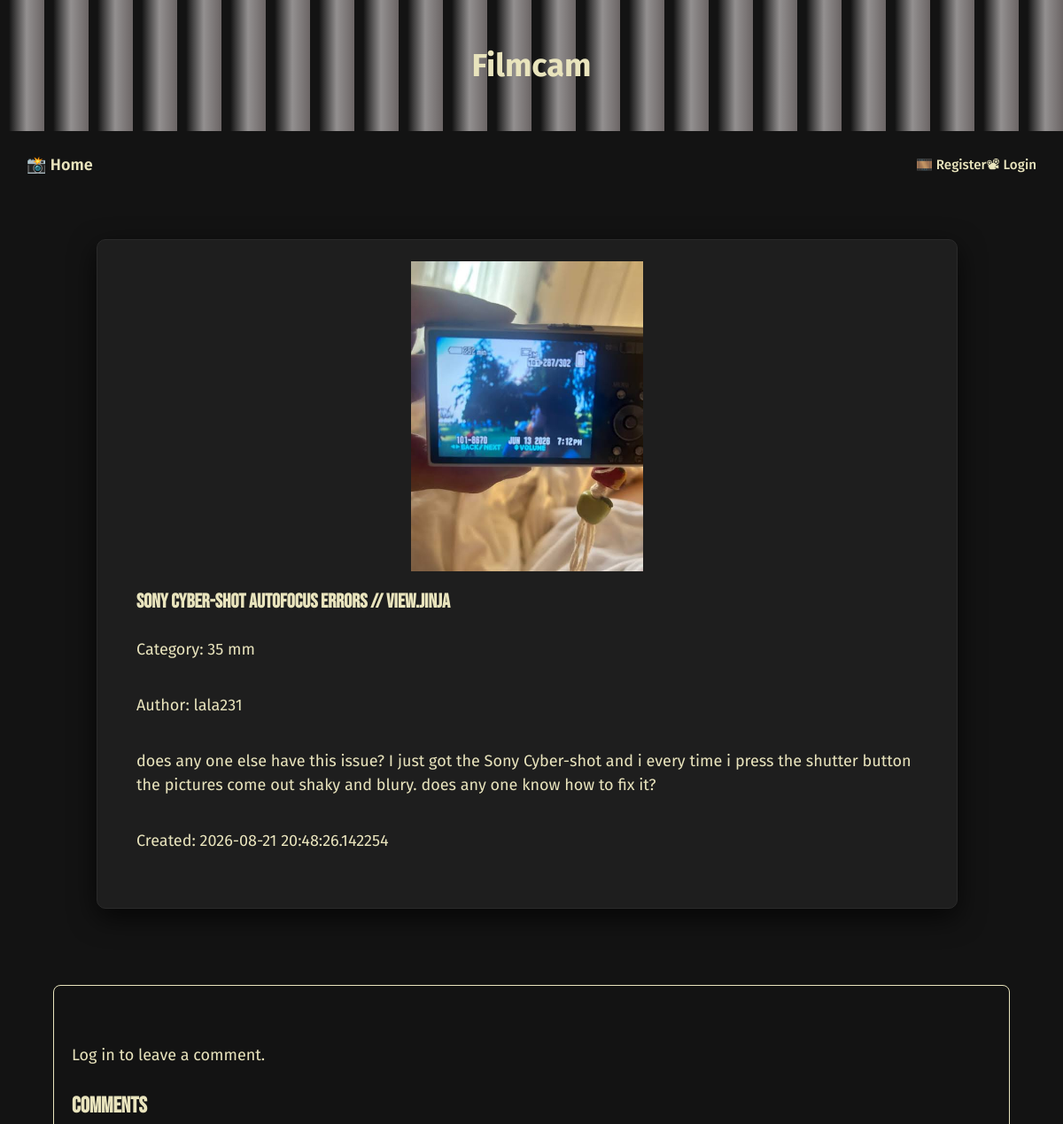
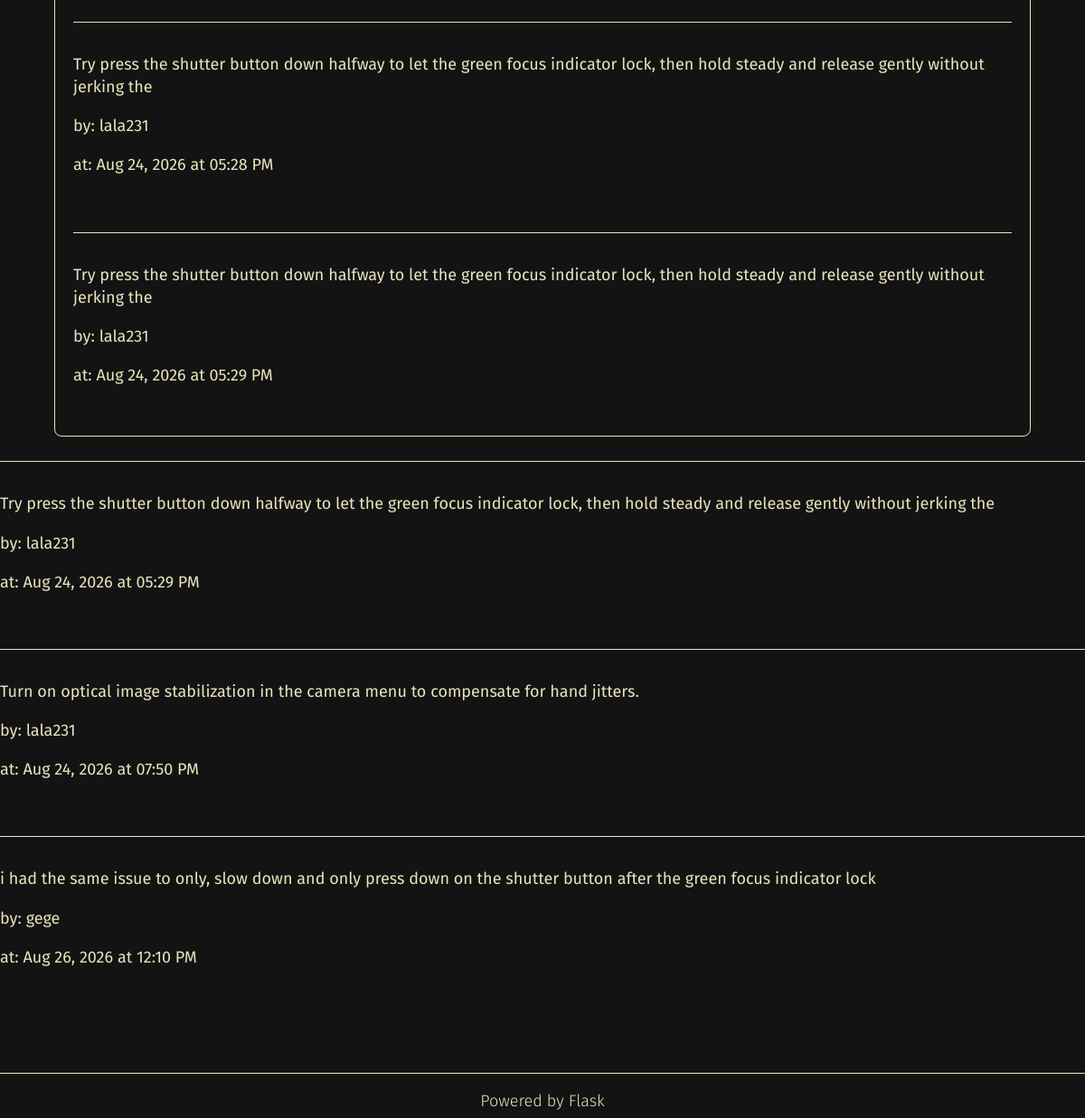
The app's page /cams/view/1 with its own data (2 pictures, top to bottom).
### tables this page shows
CREATE TABLE Cams (
    id INTEGER PRIMARY KEY,
    title TEXT NOT NULL,
    content TEXT NOT NULL,
    img VARCHAR(255),
    category TEXT NOT NULL,
    author INTEGER NOT NULL REFERENCES Accounts(id),
    created DATETIME NOT NULL 
);

CREATE TABLE Accounts (
    id INTEGER PRIMARY KEY AUTOINCREMENT,
    username TEXT NOT NULL UNIQUE,
    email TEXT NOT NULL UNIQUE,
    password TEXT NOT NULL
);

CREATE TABLE Comments (
    id INTEGER PRIMARY KEY,
    body TEXT NOT NULL,
    created  DATETIME NOT NULL,
    author_id INTEGER NOT NULL REFERENCES Accounts(id),
    cam_id INTEGER NOT NULL REFERENCES Cams(id)
);

### filmcam/cams/routes.py (the view, shortened to what this page needs)
@blueprint.route("/view/<int:cam_id>", methods=["GET", "POST"])
def view(cam_id):
    cams = CamModel(db.get_connection())
    comments_model = CommentModel(db.get_connection())
    cam = cams.get_with_author(cam_id)
    if cam is None:
        flash("Cam Post not found.")
        return redirect(url_for("cams.index"))
    comments = comments_model.for_cam(cam_id)
    return render_template("cams/view.jinja", cam=cam, comments=comments)

### filmcam/cams/models.py (called while the page is built)
    def get_with_author(self, cam_id: int) -> Cam | None:
        row = self.db.execute(
            """
            SELECT
                c.id,
                c.title,
                c.content,
                c.img,
                c.category,
                c.author AS author_id,
                c.created,
                a.username AS author_username
            FROM Cams c
            JOIN Accounts a
                ON c.author = a.id
            WHERE c.id = ?
            """,
            (cam_id,)
        ).fetchone()
        if not row:
            return None
        return Cam(*row)

    def for_cam(self, cam_id: int) -> list[Comment]:
        rows = self.db.execute(
            """
            SELECT
                c.id,
                c.body,
                c.created,
                c.author_id,
                c.cam_id,
                a.username  AS author_username
            FROM Comments c
            JOIN Accounts a
                ON c.author_id = a.id
            WHERE c.cam_id = ?
            ORDER BY c.created ASC
            """,
            (cam_id,)
        ).fetchall()
        comments = []
        for row in rows:
            comment = Comment(*row)
            date = datetime.fromisoformat(comment.created)
            comment.created = date.strftime("%b %d, %Y at %I:%M %p")
            comments.append(comment)
        return comments

### filmcam/utils/db.py (called while the page is built)
def get_connection() -> Connection:
    if "db" not in g:
        g.db = connect(current_app.config["DATABASE_PATH"])
    return g.db

def close_connection(_e: BaseException | None = None) -> None:
    db = g.pop("db", None)
    if db is not None:
        db.close()

### filmcam/templates/cams/view.jinja (shortened to what this page needs)
{% extends "base.jinja" %}
{% block main %}
<div class="view-grid">
    <div class="card-grid">
        <div class="card">
            <div class="card-img">
                <img
                    src="{{ url_for('static', filename='uploads/' + cam.img) }}"
                    alt="{{ cam.title }}">
                    <br>
            </div>
            <div class="card-content">
                <h2 class="card-title">{{ cam.title }} // view.jinja</h2>
                <p alt="{{ cam.category }}">Category: {{ cam.category }}</p>
                 <P class="card-author">Author: {{ cam.author_username }}</P>
                <p alt="{{ cam.content }}">{{ cam.content }}</p>
                <p>Created: {{ cam.created }}</p>
            </div>
        </div>
    </div>
    <br>
</div>
<br>
<br>
<div class="comments-section">
    <br>
    {% if session.get("account_id") %}
        <h3>Leave Your Comment</h3>
        <form method="POST">
            <label for="body">Add a comment</label>
            <textarea
                name="body"
                id="body"
                maxlength="10000"
                required
            ></textarea>
            <button type="submit">Add Comment</button>
        </form>
        <br>
    {% else %}
        <p>
            Log in to leave a comment.
        </p>
    {% endif  %}
    <div class="comment-section">
        <h3>Comments</h3>
        {% if comments %}
            {% for comment in comments %}
                <article class="comment">
                    <div class="comment-body">
                        <p>{{ comment.body }}</p>
                        <p>by: {{ comment.author_username }}</p>
                        <p>at: {{ comment.created }}</p>
                    </div>
                    </div>
                </article>
                <br>
            {% endfor %}
        {% else %}
            <br>
            <p>There are no comments on this post</p>
            <br>
        {% endif %}
{% endblock %}

### filmcam/static/css/main.css (style rules this page uses)
* { box-sizing: border-box; }
html, body { height: 100%; }
body { margin: 0; line-height: 1.5; background-color: #131313; color: #e9e4bd; font-family: "Fira Sans", sans-serif; font-size: 18px; font-weight: 300; }
p { font-size: 18px; font-weight: 400; }
h2, h3 { font-family: "Bebas Neue", sans-serif; font-size: 25px; }
.card-grid { width: min(1200px, 90%); margin: 0 auto; display: grid; grid-template-columns: repeat(auto-fit, minmax(280px, 1fr)); gap: 24px; }
.card { flex-direction: row; width: 100%; border-radius: 10px; overflow: hidden; display: block; background-color: #1e1e1e; padding: 24px; border: 1px solid #2a2a2a; box-shadow: 0 10px 30px rgba(0, 0, 0, 0.7); transition: transform 0.2s ease, box-shadow 0.2s ease; }
.card-img { width: 100%; height: clamp(220px, 30vw, 350px); display: flex; align-items: center; justify-content: center; }
.card-img img { width: 100%; height: 100%; object-fit: contain; display: block; }
.card-content { padding: clamp(14px, 2vw, 20px); display: flex; flex-direction: column; }
.card-title { margin: 0 0 8px; font-size: clamp(1.1rem, 2vw, 1.4rem); line-height: 1.3; }
.view-grid { width: min(1200px, 90%); margin: 0 auto; display: flex; gap: 10px; }
.comments-section { width: min(1200px, 90%); margin: 2rem auto 0; padding: 20px; border: 1px solid #e9e4bd; border-radius: 8px; }
.comment { padding: 1rem 0; border-top: 1px solid #e9e4bd; }
.comment-body { font-size: 1rem; line-height: 1.4; }

### records on screen
Cams: img (picture), title "Sony Cyber-shot autofocus errors", category "35 mm", content "does any one else have this issue? I just got the Sony Cyber-shot and i every time i press the shutter button the pictures come out shaky and blury. does any one know how to fix it?", created "2026-08-21 20:48:26.142254"
Accounts: author_username "lala231"
Comments: body "Try press the shutter button down halfway to let the green focus indicator lock, then hold steady and release gently without jerking the", author_username "lala231", created "Aug 24, 2026 at 05:28 PM"
Comments: body "Try press the shutter button down halfway to let the green focus indicator lock, then hold steady and release gently without jerking the", author_username "lala231", created "Aug 24, 2026 at 05:29 PM"
Comments: body "Try press the shutter button down halfway to let the green focus indicator lock, then hold steady and release gently without jerking the", author_username "lala231", created "Aug 24, 2026 at 05:29 PM"
Comments: body "Turn on optical image stabilization in the camera menu to compensate for hand jitters.", author_username "lala231", created "Aug 24, 2026 at 07:50 PM"
Comments: body "i had the same issue to only, slow down and only press down on the shutter button after the green focus indicator lock", author_username "gege", created "Aug 26, 2026 at 12:10 PM"
